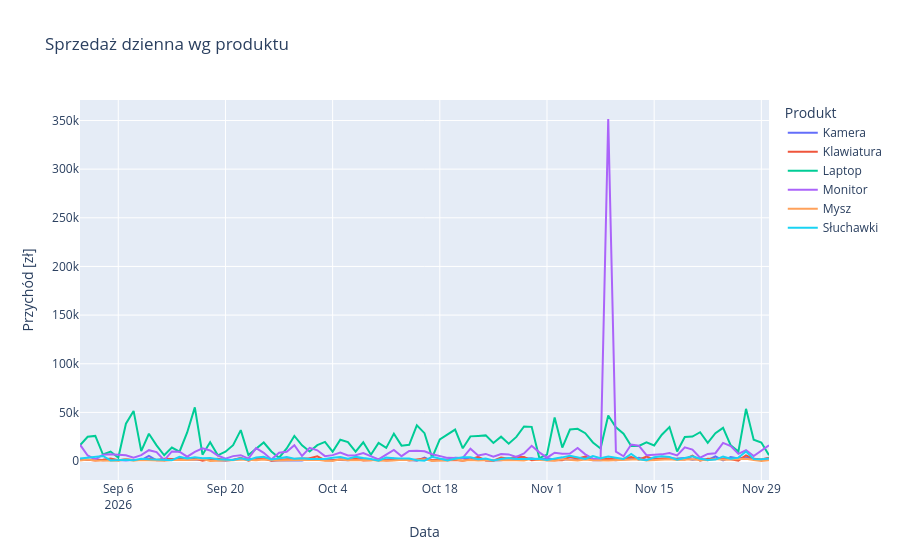

Notebook code for this chart:
### Markdown cell above
### C.3 Zadanie (krótkie): jeden wykres, więcej informacji
Narysuj sprzedaż dzienną **osobno dla każdego produktu** (jedna linia na produkt, `color="product"`).
Kliknij dwukrotnie produkt w legendzie: co się dzieje?

### Code cell
# TODO
daily_by_product = df.groupby(["date", "product"], as_index=False)["revenue"].sum()

fig = px.line(
    daily_by_product,
    x="date",
    y="revenue",
    color="product",
    title="Sprzedaż dzienna wg produktu",
    labels={"date": "Data", "revenue": "Przychód [zł]", "product": "Produkt"},
)
fig.show()
